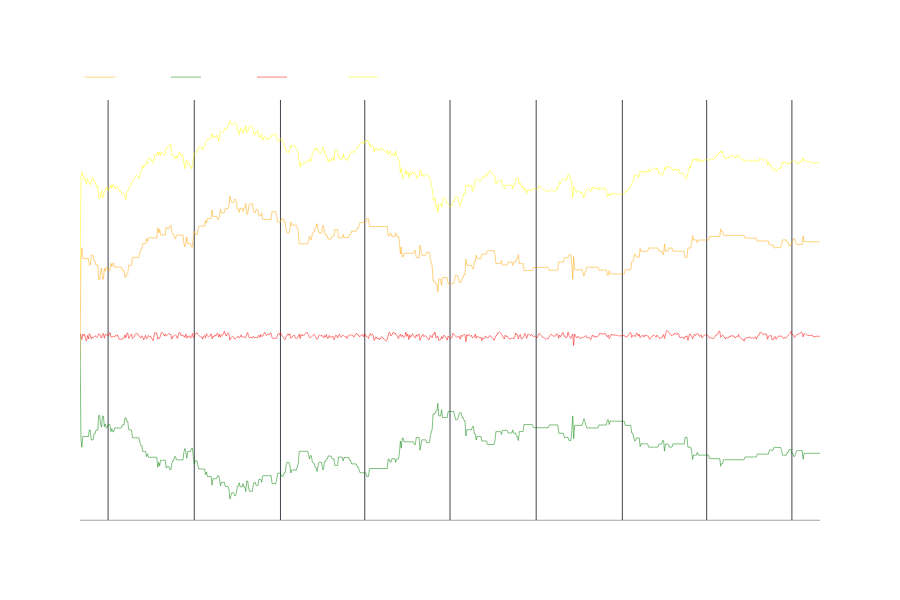
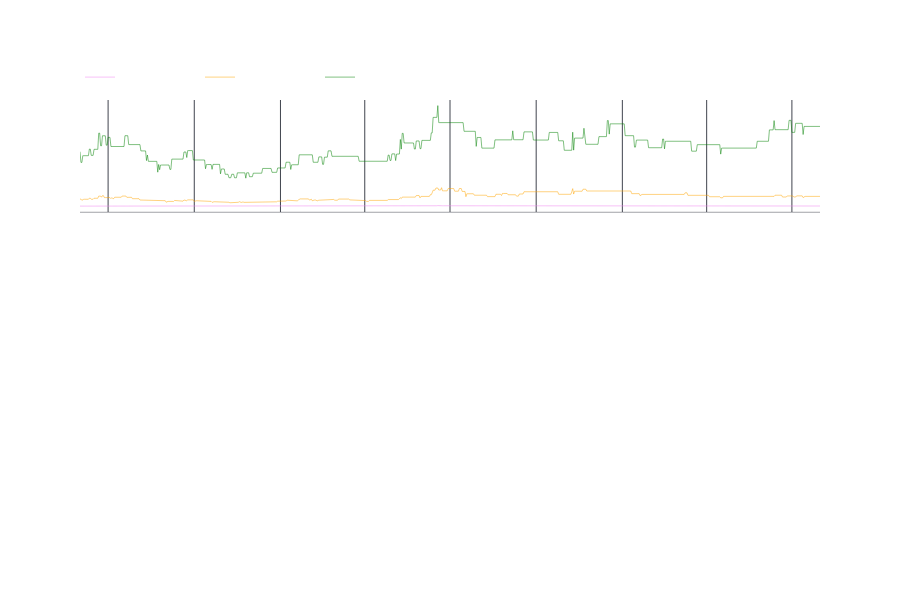
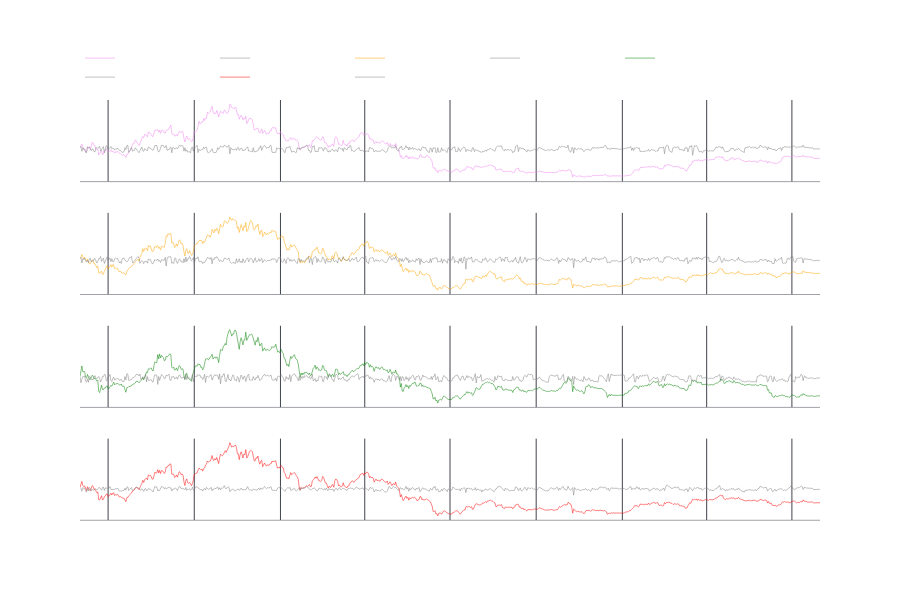

These figures' notebook cell, in order:
### Code cell
pre_row = None
pct_chg = 0.05
for index, row in df.iterrows():

    if pre_row is not None:
        #Establece la misma cantidad de unidades que el registro anterior

        full_usd = 0.0
        for symbol in symbols:
            df.loc[index,f'{symbol}_qty'] = pre_row[f'{symbol}_qty']

            if pre_row[f'{symbol}_qty'] * row[f'{symbol}'] > (capital*(1+pct_chg)):
                op_usdt = (pre_row[f'{symbol}_qty'] * row[f'{symbol}'] - capital) * 2
                if op_usdt > 11:
                    sell_qty = op_usdt/row[f'{symbol}']
                    
                    capital_total += op_usdt
                    capital_invertido -= op_usdt
                    df.loc[index,f'{symbol}_qty'] = pre_row[f'{symbol}_qty'] - sell_qty

            elif pre_row[f'{symbol}_qty'] * row[f'{symbol}'] < (capital*(1-pct_chg*2)):
                op_usdt = capital - pre_row[f'{symbol}_qty'] * row[f'{symbol}']
                if op_usdt > 11:
                    buy_qty = op_usdt/row[f'{symbol}']
                    if capital_total-op_usdt >= 0:    
                        capital_total -= op_usdt
                        capital_invertido += op_usdt
                        df.loc[index,f'{symbol}_qty'] = pre_row[f'{symbol}_qty'] + buy_qty




        df.loc[index,'capital_total'] = capital_total
        df.loc[index,'capital_invertido'] = capital_invertido       

    pre_row = df.loc[index]  

df['USDT_h'] = 0
df['USDT_w'] = 0
for symbol in symbols:
    start_qty = df.loc[0][f'{symbol}_qty']
    df[f'{symbol}_usdt_w'] = df[f'{symbol}_qty'] * df[symbol]
    df[f'{symbol}_usdt_h'] = start_qty * df[symbol]
    df['USDT_h'] = df['USDT_h']+ df[f'{symbol}_usdt_h']
    df['USDT_w'] = df['USDT_w']+ df[f'{symbol}_usdt_w']

series = []

fig = make_subplots(rows=1, shared_xaxes=True)
fig.add_trace(
            go.Scatter(
                x=df["datetime"], y=df[f'capital_total'], name=f'Cap.Tot.', mode="lines", 
                line={'width': 0.5},   
                marker=dict(color=row_col[1]),
            ),
            row=1,
            col=1,
        )  
fig.add_trace(
            go.Scatter(
                x=df["datetime"], y=df[f'capital_invertido'], name=f'Cap.Inv.', mode="lines", 
                line={'width': 0.5},   
                marker=dict(color=row_col[2]),
            ),
            row=1,
            col=1,
        )  
fig.add_trace(
            go.Scatter(
                x=df["datetime"], y=df[f'USDT_w'], name=f'USDT_w', mode="lines", 
                line={'width': 0.5},   
                marker=dict(color=row_col[3]),
            ),
            row=1,
            col=1,
        )  
fig.add_trace(
            go.Scatter(
                x=df["datetime"], y=df[f'USDT_w']+df[f'capital_total'], name=f'Cap.Full', mode="lines", 
                line={'width': 0.5},   
                marker=dict(color=row_col[4]),
            ),
            row=1,
            col=1,
        ) 
fig.update_layout(
        font=dict(color="#ffffff", family="Helvetica"),
        paper_bgcolor="rgba(0,0,0,0)",  # Transparent background
        plot_bgcolor="rgba(0,0,0,0)",  # Transparent plot area 
        height=600,
        
        #title="",
        #xaxis_title="",
        #yaxis_title="",

        xaxis=dict(domain=[0, 1]),
        xaxis_rangeslider_visible=False,
 
        modebar_bgcolor="rgba(0,0,0,0)",
        legend=dict(
            orientation = 'h',
            yanchor="bottom",
            y=1.02,
            xanchor="left",
            x=0,
        ),
    )
fig.update_xaxes(showline=True, linewidth=0.5,linecolor='#40444e', gridcolor='#40444e')
fig.update_yaxes(showline=False, linewidth=0.5,zeroline= False, linecolor='#40444e', gridcolor='rgba(0,0,0,0)') 
fig.show()


fig = make_subplots(rows=len(symbols), shared_xaxes=True)
row = 1
color = 0
for symbol in symbols:
    #row += 1
    color += 1
    fig.add_trace(
            go.Scatter(
                x=df["datetime"], y=df[f'{symbol}_qty'], name=f'{symbol} Qty', mode="lines", 
                line={'width': 0.5},   
                marker=dict(color=row_col[color-1]),
            ),
            row=row,
            col=1,
        )   

fig.update_layout(
        font=dict(color="#ffffff", family="Helvetica"),
        paper_bgcolor="rgba(0,0,0,0)",  # Transparent background
        plot_bgcolor="rgba(0,0,0,0)",  # Transparent plot area 
        height=600,
        
        #title="",
        #xaxis_title="",
        #yaxis_title="",

        xaxis=dict(domain=[0, 1]),
        xaxis_rangeslider_visible=False,
 
        modebar_bgcolor="rgba(0,0,0,0)",
        legend=dict(
            orientation = 'h',
            yanchor="bottom",
            y=1.02,
            xanchor="left",
            x=0,
        ),
    )
fig.update_xaxes(showline=True, linewidth=0.5,linecolor='#40444e', gridcolor='#40444e')
fig.update_yaxes(showline=False, linewidth=0.5,zeroline= False, linecolor='#40444e', gridcolor='rgba(0,0,0,0)') 
fig.show()

fig = make_subplots(rows=len(symbols)+1, shared_xaxes=True)
row = 0
for symbol in symbols:
    row += 1
    fig.add_trace(
            go.Scatter(
                x=df["datetime"], y=df[f'{symbol}_usdt_h'], name=f'{symbol} Hold', mode="lines", 
                line={'width': 0.5},   
                marker=dict(color=row_col[row-1]),
            ),
            row=row,
            col=1,
        )   
    fig.add_trace(
            go.Scatter(
                x=df["datetime"], y=df[f'{symbol}_usdt_w'], name=f'{symbol} Wallet', mode="lines", 
                line={'width': 0.5}, 
                marker=dict(color='gray'),  
            ),
            row=row,
            col=1,
        ) 

row += 1
fig.add_trace(
            go.Scatter(
                x=df["datetime"], y=df[f'USDT_h'], name=f'USDT Hold', mode="lines", 
                line={'width': 0.5},   
                marker=dict(color=row_col[row-1]),
            ),
            row=row,
            col=1,
        )   
fig.add_trace(
            go.Scatter(
                x=df["datetime"], y=df[f'USDT_w'], name=f'USDT Wallet', mode="lines", 
                line={'width': 0.5}, 
                marker=dict(color='gray'),  
            ),
            row=row,
            col=1,
        ) 

fig.update_layout(
        font=dict(color="#ffffff", family="Helvetica"),
        paper_bgcolor="rgba(0,0,0,0)",  # Transparent background
        plot_bgcolor="rgba(0,0,0,0)",  # Transparent plot area 
        height=600,
        
        #title="",
        #xaxis_title="",
        #yaxis_title="",

        xaxis=dict(domain=[0, 1]),
        xaxis_rangeslider_visible=False,
 
        modebar_bgcolor="rgba(0,0,0,0)",
        legend=dict(
            orientation = 'h',
            yanchor="bottom",
            y=1.02,
            xanchor="left",
            x=0,
        ),
    )
fig.update_xaxes(showline=True, linewidth=0.5,linecolor='#40444e', gridcolor='#40444e')
fig.update_yaxes(showline=False, linewidth=0.5,zeroline= False, linecolor='#40444e', gridcolor='rgba(0,0,0,0)') 
fig.show()

### Figure 1 — Plotly figure (JSON) as saved in the notebook; plotly's stock layout.template omitted (floating-point values rounded to 4 significant figures; data arrays with more than 128 entries replaced by an {"elided": "..."} marker saying what was removed)
{"data": [{"line": {"width": 0.5}, "marker": {"color": "orange"}, "mode": "lines", "name": "Cap.Tot.", "type": "scatter", "x": {"elided": "791 str values"}, "xaxis": "x", "y": {"elided": "791 float values"}, "yaxis": "y"}, {"line": {"width": 0.5}, "marker": {"color": "green"}, "mode": "lines", "name": "Cap.Inv.", "type": "scatter", "x": {"elided": "791 str values"}, "xaxis": "x", "y": {"elided": "791 float values"}, "yaxis": "y"}, {"line": {"width": 0.5}, "marker": {"color": "red"}, "mode": "lines", "name": "USDT_w", "type": "scatter", "x": {"elided": "791 str values"}, "xaxis": "x", "y": {"elided": "791 float values"}, "yaxis": "y"}, {"line": {"width": 0.5}, "marker": {"color": "yellow"}, "mode": "lines", "name": "Cap.Full", "type": "scatter", "x": {"elided": "791 str values"}, "xaxis": "x", "y": {"elided": "791 float values"}, "yaxis": "y"}], "layout": {"font": {"color": "#ffffff", "family": "Helvetica"}, "height": 600, "legend": {"orientation": "h", "x": 0, "xanchor": "left", "y": 1.02, "yanchor": "bottom"}, "modebar": {"bgcolor": "rgba(0,0,0,0)"}, "paper_bgcolor": "rgba(0,0,0,0)", "plot_bgcolor": "rgba(0,0,0,0)", "xaxis": {"anchor": "y", "domain": [0, 1], "gridcolor": "#40444e", "linecolor": "#40444e", "linewidth": 0.5, "rangeslider": {"visible": false}, "showline": true}, "yaxis": {"anchor": "x", "domain": [0, 1], "gridcolor": "rgba(0,0,0,0)", "linecolor": "#40444e", "linewidth": 0.5, "showline": false, "zeroline": false}}}

### Figure 2 — Plotly figure (JSON) as saved in the notebook; plotly's stock layout.template omitted (floating-point values rounded to 4 significant figures; data arrays with more than 128 entries replaced by an {"elided": "..."} marker saying what was removed)
{"data": [{"line": {"width": 0.5}, "marker": {"color": "violet"}, "mode": "lines", "name": "BTCUSDT Qty", "type": "scatter", "x": {"elided": "791 str values"}, "xaxis": "x", "y": {"elided": "791 float values"}, "yaxis": "y"}, {"line": {"width": 0.5}, "marker": {"color": "orange"}, "mode": "lines", "name": "ETHUSDT Qty", "type": "scatter", "x": {"elided": "791 str values"}, "xaxis": "x", "y": {"elided": "791 float values"}, "yaxis": "y"}, {"line": {"width": 0.5}, "marker": {"color": "green"}, "mode": "lines", "name": "BNBUSDT Qty", "type": "scatter", "x": {"elided": "791 str values"}, "xaxis": "x", "y": {"elided": "791 float values"}, "yaxis": "y"}], "layout": {"font": {"color": "#ffffff", "family": "Helvetica"}, "height": 600, "legend": {"orientation": "h", "x": 0, "xanchor": "left", "y": 1.02, "yanchor": "bottom"}, "modebar": {"bgcolor": "rgba(0,0,0,0)"}, "paper_bgcolor": "rgba(0,0,0,0)", "plot_bgcolor": "rgba(0,0,0,0)", "xaxis": {"anchor": "y", "domain": [0, 1], "gridcolor": "#40444e", "linecolor": "#40444e", "linewidth": 0.5, "matches": "x3", "rangeslider": {"visible": false}, "showline": true, "showticklabels": false}, "xaxis2": {"anchor": "y2", "domain": [0, 1], "gridcolor": "#40444e", "linecolor": "#40444e", "linewidth": 0.5, "matches": "x3", "showline": true, "showticklabels": false}, "xaxis3": {"anchor": "y3", "domain": [0, 1], "gridcolor": "#40444e", "linecolor": "#40444e", "linewidth": 0.5, "showline": true}, "yaxis": {"anchor": "x", "domain": [0.7333, 1], "gridcolor": "rgba(0,0,0,0)", "linecolor": "#40444e", "linewidth": 0.5, "showline": false, "zeroline": false}, "yaxis2": {"anchor": "x2", "domain": [0.3667, 0.6333], "gridcolor": "rgba(0,0,0,0)", "linecolor": "#40444e", "linewidth": 0.5, "showline": false, "zeroline": false}, "yaxis3": {"anchor": "x3", "domain": [0, 0.2667], "gridcolor": "rgba(0,0,0,0)", "linecolor": "#40444e", "linewidth": 0.5, "showline": false, "zeroline": false}}}

### Figure 3 — Plotly figure (JSON) as saved in the notebook; plotly's stock layout.template omitted (floating-point values rounded to 4 significant figures; data arrays with more than 128 entries replaced by an {"elided": "..."} marker saying what was removed)
{"data": [{"line": {"width": 0.5}, "marker": {"color": "violet"}, "mode": "lines", "name": "BTCUSDT Hold", "type": "scatter", "x": {"elided": "791 str values"}, "xaxis": "x", "y": {"elided": "791 float values"}, "yaxis": "y"}, {"line": {"width": 0.5}, "marker": {"color": "gray"}, "mode": "lines", "name": "BTCUSDT Wallet", "type": "scatter", "x": {"elided": "791 str values"}, "xaxis": "x", "y": {"elided": "791 float values"}, "yaxis": "y"}, {"line": {"width": 0.5}, "marker": {"color": "orange"}, "mode": "lines", "name": "ETHUSDT Hold", "type": "scatter", "x": {"elided": "791 str values"}, "xaxis": "x2", "y": {"elided": "791 float values"}, "yaxis": "y2"}, {"line": {"width": 0.5}, "marker": {"color": "gray"}, "mode": "lines", "name": "ETHUSDT Wallet", "type": "scatter", "x": {"elided": "791 str values"}, "xaxis": "x2", "y": {"elided": "791 float values"}, "yaxis": "y2"}, {"line": {"width": 0.5}, "marker": {"color": "green"}, "mode": "lines", "name": "BNBUSDT Hold", "type": "scatter", "x": {"elided": "791 str values"}, "xaxis": "x3", "y": {"elided": "791 float values"}, "yaxis": "y3"}, {"line": {"width": 0.5}, "marker": {"color": "gray"}, "mode": "lines", "name": "BNBUSDT Wallet", "type": "scatter", "x": {"elided": "791 str values"}, "xaxis": "x3", "y": {"elided": "791 float values"}, "yaxis": "y3"}, {"line": {"width": 0.5}, "marker": {"color": "red"}, "mode": "lines", "name": "USDT Hold", "type": "scatter", "x": {"elided": "791 str values"}, "xaxis": "x4", "y": {"elided": "791 float values"}, "yaxis": "y4"}, {"line": {"width": 0.5}, "marker": {"color": "gray"}, "mode": "lines", "name": "USDT Wallet", "type": "scatter", "x": {"elided": "791 str values"}, "xaxis": "x4", "y": {"elided": "791 float values"}, "yaxis": "y4"}], "layout": {"font": {"color": "#ffffff", "family": "Helvetica"}, "height": 600, "legend": {"orientation": "h", "x": 0, "xanchor": "left", "y": 1.02, "yanchor": "bottom"}, "modebar": {"bgcolor": "rgba(0,0,0,0)"}, "paper_bgcolor": "rgba(0,0,0,0)", "plot_bgcolor": "rgba(0,0,0,0)", "xaxis": {"anchor": "y", "domain": [0, 1], "gridcolor": "#40444e", "linecolor": "#40444e", "linewidth": 0.5, "matches": "x4", "rangeslider": {"visible": false}, "showline": true, "showticklabels": false}, "xaxis2": {"anchor": "y2", "domain": [0, 1], "gridcolor": "#40444e", "linecolor": "#40444e", "linewidth": 0.5, "matches": "x4", "showline": true, "showticklabels": false}, "xaxis3": {"anchor": "y3", "domain": [0, 1], "gridcolor": "#40444e", "linecolor": "#40444e", "linewidth": 0.5, "matches": "x4", "showline": true, "showticklabels": false}, "xaxis4": {"anchor": "y4", "domain": [0, 1], "gridcolor": "#40444e", "linecolor": "#40444e", "linewidth": 0.5, "showline": true}, "yaxis": {"anchor": "x", "domain": [0.8063, 1], "gridcolor": "rgba(0,0,0,0)", "linecolor": "#40444e", "linewidth": 0.5, "showline": false, "zeroline": false}, "yaxis2": {"anchor": "x2", "domain": [0.5375, 0.7312], "gridcolor": "rgba(0,0,0,0)", "linecolor": "#40444e", "linewidth": 0.5, "showline": false, "zeroline": false}, "yaxis3": {"anchor": "x3", "domain": [0.2687, 0.4625], "gridcolor": "rgba(0,0,0,0)", "linecolor": "#40444e", "linewidth": 0.5, "showline": false, "zeroline": false}, "yaxis4": {"anchor": "x4", "domain": [0, 0.1938], "gridcolor": "rgba(0,0,0,0)", "linecolor": "#40444e", "linewidth": 0.5, "showline": false, "zeroline": false}}}
